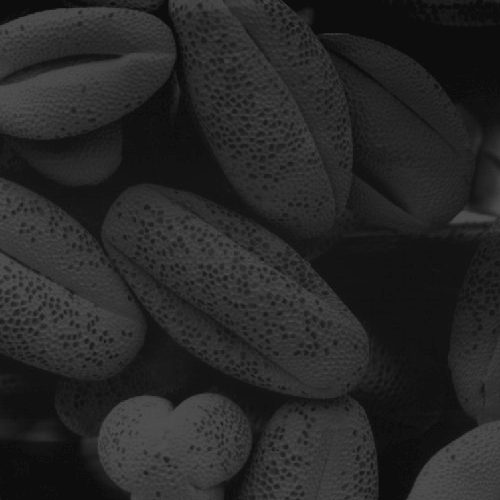
%> input picture CSE_LAB_4TH/401/exam_prep/exam_day/input.tif, 500 x 500 px
$ octave subtract.m   (GNU Octave 9; MATLAB toolbox functions it lacks are replaced by stand-ins)
%> lines starting %> are read from the running program, lines starting %| are printed output that depends on the picture
%conv 1D
clc;
clear all;
close all;

img=imread('input.tif');
%> img is the input picture: size 500x500 uint8; min 13, max 83, mean 38.7
img2=imread('ref.tif');
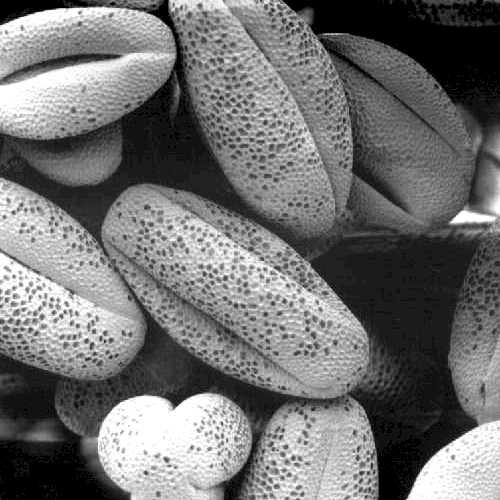
%> input picture CSE_LAB_4TH/401/exam_prep/exam_day/ref.tif, 500 x 500 px
%> img2 is the input picture: size 500x500 uint8; min 0, max 255, mean 113.2


imgs=img-img2;
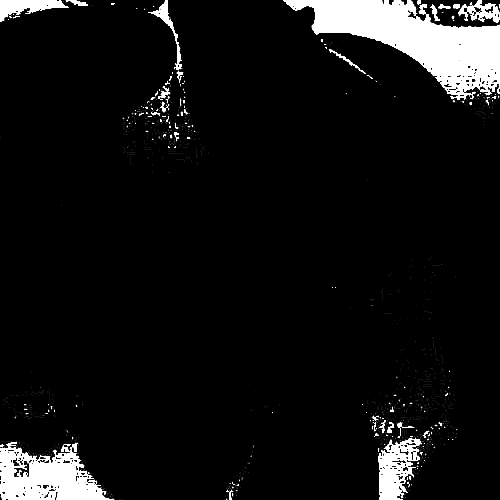
%> imgs: size 500x500 uint8; min 0, max 13, mean 0.951; drawn with min black and max white
imshow(imgs);
